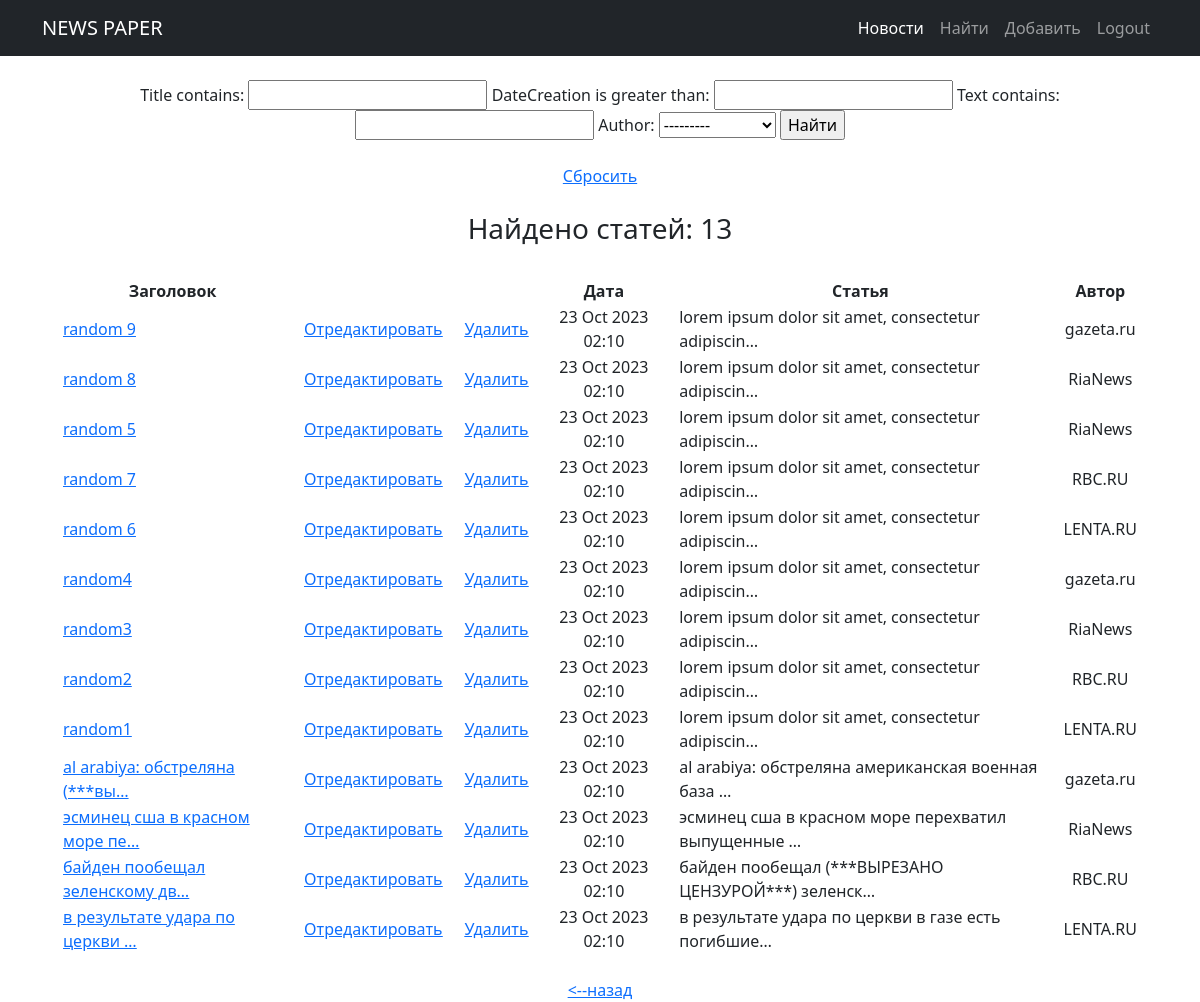
/news/search/ (signed in), run on the app's committed database.
### news/models.py (models this page shows, shortened)
class Post(models.Model):
    author = models.ForeignKey(Author, on_delete=models.CASCADE)
    NEWS = 'NW'
    ARTICLE = 'AR'
    CATEGORY_CHOICES = (
        (NEWS, 'Новость'),
        (ARTICLE, 'Статья')
    )
    categoryType = models.CharField(max_length=2, choices=CATEGORY_CHOICES, default=ARTICLE)
    dateCreation = models.DateTimeField(auto_now_add=True)
    postCategory = models.ManyToManyField(Category, through='PostCategory')
    title = models.CharField(max_length=128)
    text = models.TextField()
    rating = models.SmallIntegerField(default=0)

class Author(models.Model):
    authorUser = models.OneToOneField(User, on_delete=models.CASCADE)
    ratingAuthor = models.SmallIntegerField(default=0)
    def __str__(self):
        return f'{self.authorUser}'

### news/views.py (the view)
# urls.py: path('search/', PostSearchView.as_view(), name='post_search'), # Ссылка на поиск статьи
class PostSearchView(ListView):
    model = Post
    template_name = 'news/post_search.html'
    context_object_name = 'news'  # это имя списка, в котором будут лежать все объекты,
    ordering = ['-dateCreation'] # сортировка по дате публикации, сначала более новые /  queryset = Post.objects.order_by('-dateCreation')
    def get_context_data(self, **kwargs):
        context = super().get_context_data(**kwargs)
        context['filter'] = PostFilter(self.request.GET, queryset=self.get_queryset()) # вписываем наш фильтр в контекст
        return context

### news/templatetags/custom_filters.py (called while the page is built)
@register.filter(name='censor') # регистрируем наш фильтр под именем censor,
def censor(censor_text): # первый аргумент здесь — это то значение, к которому надо применить фильтр,
    for word in censor_words:
        censor_text = censor_text.lower().replace(word.lower(), '(***ВЫРЕЗАНО ЦЕНЗУРОЙ***)')  # переводим в строчные буквы, заменяем на *censor*
    return censor_text # возвращаемое функцией значение — это то значение, которое подставится к нам в шаблон

### news/templates/news/post_search.html (shortened to what this page needs)
{% extends 'flatpages/default.html' %}
{% load custom_filters %}
{% block content %}
    <br>
    {% if news %}
        <form method="GET">
            {{ filter.form }}
            <input type="submit" value="Найти">
            <br><br>
            <a href="{% url 'post_search' %}">Сбросить</a>
        </form>
        <br>
        <h3>Найдено статей:  {{ filter.qs|length }} </h3>
        <br>
        <table style="border-collapse: separate; border-spacing: 20px 0;">
            <thead>
                <th> Заголовок </th>
                <th></th>
                <th></th>
                <th> Дата </th>
                <th> Статья </th>
                <th> Автор </th>
            </thead>
            {% for post in filter.qs %}
                <tr>
                    <td class="text-start">
                        <a href="{% url 'post_detail' post.id %}"> {{ post.title|censor|truncatechars:30 }}</a>
                    </td>
                    <td>
                        <a href="{% url 'post_update' post.id %}"><u>Отредактировать</u></a>
                    </td>
                    <td>
                        <a href="{% url 'post_delete' post.id %}"><u> Удалить </u></a>
                    </td>
                    <td> {{ post.dateCreation|date:'d M Y h:m' }} </td>
                    <td class="text-start"> {{ post.text|censor|truncatechars:50 }} </td>
                    <td> {{ post.author }} </td>
                </tr>
            {% endfor %}
        </table>
        {% else %}
            <br>
            <h2>Статей нет!</h2>
    {% endif %}
    <br>
    <a href="/news/"> <--назад </a>
{% endblock content %}

### data on the page
Post: title|censor "random 9", dateCreation "23 Oct 2023 02:10", text|censor "lorem ipsum dolor sit amet, consectetur adipiscin…", author "gazeta.ru"
Post: title|censor "random 8", dateCreation "23 Oct 2023 02:10", text|censor "lorem ipsum dolor sit amet, consectetur adipiscin…", author "RiaNews"
Post: title|censor "random 5", dateCreation "23 Oct 2023 02:10", text|censor "lorem ipsum dolor sit amet, consectetur adipiscin…", author "RiaNews"
Post: title|censor "random 7", dateCreation "23 Oct 2023 02:10", text|censor "lorem ipsum dolor sit amet, consectetur adipiscin…", author "RBC.RU"
Post: title|censor "random 6", dateCreation "23 Oct 2023 02:10", text|censor "lorem ipsum dolor sit amet, consectetur adipiscin…", author "LENTA.RU"
Post: title|censor "random4", dateCreation "23 Oct 2023 02:10", text|censor "lorem ipsum dolor sit amet, consectetur adipiscin…", author "gazeta.ru"
Post: title|censor "random3", dateCreation "23 Oct 2023 02:10", text|censor "lorem ipsum dolor sit amet, consectetur adipiscin…", author "RiaNews"
Post: title|censor "random2", dateCreation "23 Oct 2023 02:10", text|censor "lorem ipsum dolor sit amet, consectetur adipiscin…", author "RBC.RU"
Post: title|censor "random1", dateCreation "23 Oct 2023 02:10", text|censor "lorem ipsum dolor sit amet, consectetur adipiscin…", author "LENTA.RU"
Post: title|censor "al arabiya: обстреляна (***вы…", dateCreation "23 Oct 2023 02:10", text|censor "al arabiya: обстреляна американская военная база …", author "gazeta.ru"
Post: title|censor "эсминец сша в красном море пе…", dateCreation "23 Oct 2023 02:10", text|censor "эсминец сша в красном море перехватил выпущенные …", author "RiaNews"
Post: title|censor "байден пообещал зеленскому дв…", dateCreation "23 Oct 2023 02:10", text|censor "байден пообещал (***ВЫРЕЗАНО ЦЕНЗУРОЙ***) зеленск…", author "RBC.RU"
Post: title|censor "в результате удара по церкви …", dateCreation "23 Oct 2023 02:10", text|censor "в результате удара по церкви в газе есть погибшие…", author "LENTA.RU"

### other printed values
{{ filter.qs|length }} "13"
